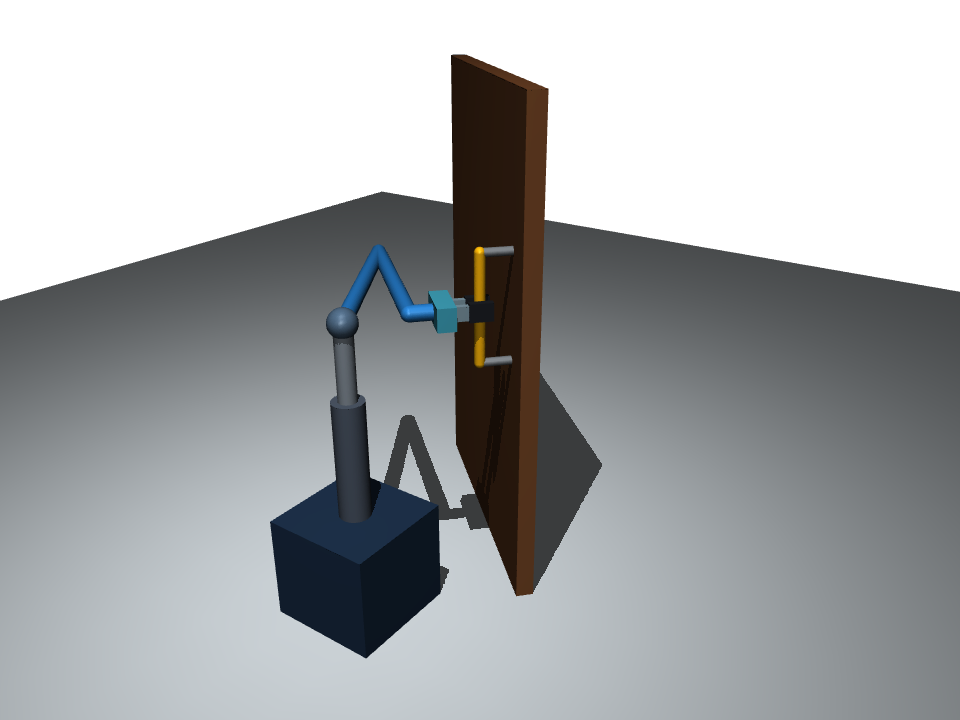
#> input picture CS5478_NeurIPS_Modular_20261118/figures/failures/report_joint_limit_scene.png, 960 x 720 px
$ python build_report_figures.py
#> lines starting #> are read from the running program, lines starting #| are printed output that depends on the picture
"""Build the four report figures from preserved measurements and camera frames."""
from pathlib import Path
import csv
import hashlib
import json
import xml.etree.ElementTree as ET

import matplotlib
matplotlib.use('Agg')
import matplotlib.pyplot as plt
from matplotlib.patches import FancyBboxPatch, FancyArrowPatch
import numpy as np

ROOT=Path(__file__).resolve().parents[2]
REPORT=Path(__file__).resolve().parents[1]
WORK=ROOT/'runs/final_report_consistency_20261122'
WORK.mkdir(parents=True,exist_ok=True)
INPUTS={}

def remember(path):
    INPUTS[str(path.relative_to(ROOT))]=hashlib.sha256(path.read_bytes()).hexdigest()
#> (reads results/workspace_limit_diagnosis.json from the repository)
    return path

def read(path):
    return json.loads(remember(path).read_text(encoding='utf-8'))

plt.rcParams.update({'font.family':'DejaVu Sans','font.size':10,'pdf.fonttype':42,
    'axes.spines.top':False,'axes.spines.right':False,'axes.titleweight':'bold',
    'axes.labelcolor':'#26394b','text.color':'#183044','xtick.color':'#26394b',
    'ytick.color':'#26394b','axes.edgecolor':'#657484'})
BLUE,TEAL,INK,GRAY,PALE='#326ba0','#21988d','#183044','#8795a3','#eaf2f7'

def save(fig,name,preview):
    fig.savefig(REPORT/name,bbox_inches='tight',metadata={'CreationDate':None})
    fig.savefig(WORK/(preview+'.png'),dpi=190,bbox_inches='tight')
    plt.close(fig)

def arrow(ax,a,b,color=GRAY,style='-|>',lw=1,**kw):
    ax.add_patch(FancyArrowPatch(a,b,arrowstyle=style,mutation_scale=10,
        linewidth=lw,color=color,**kw))

# Figure 1: recorded configuration and two measured continuation signals.
case=ROOT/'results/workspace_limit'
diagnosis=read(case/'workspace_limit_diagnosis.json')
with np.load(remember(case/'workspace_limit.npz'),allow_pickle=False) as data:
#> (reads results/workspace_limit.npz from the repository)
    qpos=data['qpos'].copy();times=data['time'].copy()
with remember(case/'workspace_limit.csv').open(encoding='utf-8',newline='') as stream:
#> (reads results/workspace_limit.csv from the repository)
    rows=list(csv.DictReader(stream))
assert len(rows)==len(times)
np.testing.assert_allclose(times,[float(r['time_s']) for r in rows])
opened=np.array([r['phase']=='open' for r in rows])
assert all(r['bilateral_contact']=='True' for r in rows if r['phase']=='open')
door=np.rad2deg(qpos[:,0])
margin=np.rad2deg(qpos[:,3])-diagnosis['joint_limits_deg'][1][0]
assert abs(door[-1]-diagnosis['actual_door_angle_deg'])<1e-7
assert abs(margin[-1]-1.4109706623038676)<1e-7
scene=REPORT/'figures/failures/report_joint_limit_scene.png'
if not scene.exists():
    raise FileNotFoundError('Run scripts/render_diagnostic_frame.py with MuJoCo first.')
fig=plt.figure(figsize=(6.5,2.75))
grid=fig.add_gridspec(2,2,width_ratios=[1.02,1.23],hspace=.42,wspace=.34)
image=fig.add_subplot(grid[:,0]);top=fig.add_subplot(grid[0,1]);bottom=fig.add_subplot(grid[1,1],sharex=top)
image.imshow(plt.imread(scene),interpolation='none');image.axis('off')
image.set_title('(a) Fixed-base diagnostic',loc='left',fontsize=10,pad=7)
image.text(.5,-.045,'Bilateral contact maintained',transform=image.transAxes,
    ha='center',fontsize=9,color=TEAL)
top.plot(times[opened],door[opened],color=BLUE,lw=2)
top.axhline(90,color=GRAY,lw=.9,ls='--')
top.text(9.62,90,'Target',ha='right',va='bottom',fontsize=8,color='#5c6d7d')
top.annotate(r'$42.51^\circ$',(times[-1],door[-1]),xytext=(-5,8),
    textcoords='offset points',ha='right',fontsize=9,color=BLUE)
top.set(ylim=(-3,103),yticks=[0,45,90],ylabel='Door angle (deg)')
top.set_title('(b) Opening progress',loc='left',fontsize=10,pad=7)
bottom.plot(times[opened],margin[opened],color=TEAL,lw=2)
bottom.axhline(0,color=GRAY,lw=.9,ls='--')
bottom.annotate(r'$1.41^\circ$',(times[-1],margin[-1]),xytext=(7,12),
    textcoords='offset points',ha='left',fontsize=9,color=TEAL)
bottom.set(xlim=(3.35,9.75),ylim=(-4,82),yticks=[0,40,80],
    xlabel='Simulated time (s)',ylabel='Margin (deg)')
bottom.set_title('(c) Remaining elbow travel',loc='left',fontsize=10,pad=7)
for ax in [top,bottom]:
    ax.axvline(times[-1],color='#b1bdc8',lw=.8,ls=':')
    ax.tick_params(labelsize=9,length=2)
    ax.yaxis.label.set_size(9);ax.xaxis.label.set_size(9)
plt.setp(top.get_xticklabels(),visible=False)
fig.subplots_adjust(left=.015,right=.985,top=.88,bottom=.17)
save(fig,'figures/failures/report_joint_limit.pdf','figure1_joint_limit')
#> in save, `fig.savefig(REPORT/name,bbox_inches='tight',metadata={'CreationDate':N..`:
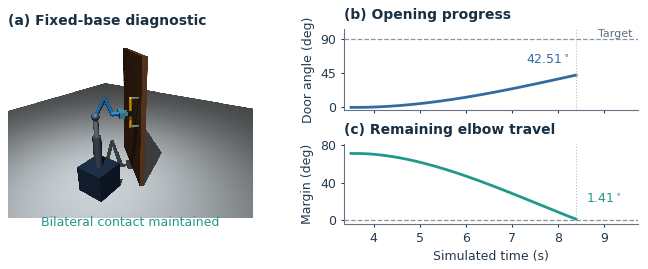
#> figure drawn by matplotlib, 3 panels; panel 3: curve peaks at x = 3.51, y = 71.48

# Figure 2: shared encoding, sequential decisions, and staged target construction.
fig,ax=plt.subplots(figsize=(6.5,3.05))
ax.set_xlim(0,6.5);ax.set_ylim(0,3.12);ax.axis('off')
ax.add_patch(FancyBboxPatch((.05,2.46),4.74,.56,
    boxstyle='round,pad=.02,rounding_size=.045',ec=BLUE,fc=PALE,lw=1))
ax.text(2.42,2.82,'Shared H-JEPA visual encoder',ha='center',va='center',
    fontsize=10,fontweight='bold')
ax.text(2.42,2.60,'Frozen core + rank-8 LoRA',ha='center',va='center',fontsize=9)
ax.text(5.68,2.84,'Current RGB',ha='center',fontsize=9,color=BLUE)
arrow(ax,(5.08,2.73),(4.84,2.73),color=BLUE)
ax.text(5.68,2.51,'At each stage',ha='center',va='center',fontsize=8.5,color='#5c6d7d')
labels=[('I: inspection','Inspect / direct',.05),('P: positioning','Station / refusal',1.7),
        ('G: grasping','Two grasp angles',3.35),('Controller','Prepare + open',5.0)]
for title,detail,x in labels:
    color=BLUE if title=='Controller' else TEAL
    ax.add_patch(FancyBboxPatch((x,1.66),1.43,.56,
        boxstyle='round,pad=.02,rounding_size=.04',ec=color,fc=PALE if color==BLUE else '#eaf5f2',lw=1))
    ax.text(x+.715,2.04,title,ha='center',va='center',fontsize=9.5,fontweight='bold')
    ax.text(x+.715,1.81,detail,ha='center',va='center',fontsize=9)
for _,_,x in labels[:3]:arrow(ax,(x+.715,2.43),(x+.715,2.25),color=BLUE)
for (_,_,x),(_,_,nxt) in zip(labels,labels[1:]):arrow(ax,(x+1.46,1.94),(nxt-.035,1.94))
ax.text(3.25,1.40,'Inspect if selected; navigate and reobserve before G',ha='center',fontsize=9,color='#5c6d7d')
ax.text(.05,1.14,'SUPERVISION',fontsize=9,fontweight='bold',color=TEAL)
for j,(title,detail) in enumerate([('G targets','Executed outcomes'),('P targets','Current G choice'),('I targets','Frozen P/G + cost')]):
    x=.05+2.20*j
    ax.add_patch(FancyBboxPatch((x,.48),1.92,.52,
        boxstyle='round,pad=.02,rounding_size=.04',ec=TEAL,fc='white',lw=1,ls='--'))
    ax.text(x+.96,.84,title,ha='center',va='center',fontsize=9.5,fontweight='bold',color=TEAL)
    ax.text(x+.96,.62,detail,ha='center',va='center',fontsize=9)
for x in [.05,2.25]:arrow(ax,(x+1.95,.74),(x+2.15,.74),color=TEAL)
ax.text(3.25,.12,'Stage 1: train LoRA + P/G    |    Stage 2: freeze encoder/P/G; train I',
    ha='center',fontsize=8.8,color=INK)
fig.subplots_adjust(left=.01,right=.99,top=.99,bottom=.01)
save(fig,'figures/methods/report_system.pdf','figure2_system')
#> call 2 of save, with name = 'figures/methods/report_system.pdf', preview = 'figure2_system'
#> in save (call 2), `fig.savefig(REPORT/name,bbox_inches='tight',metadata={'CreationDate':N..`:
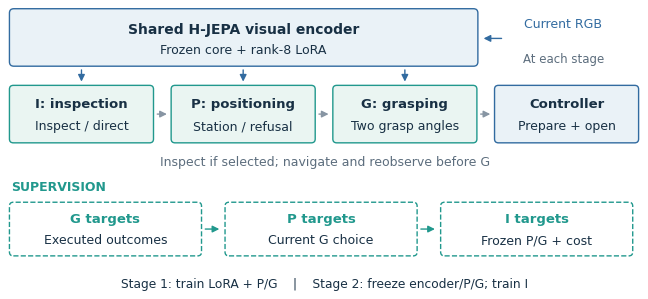
#> figure drawn by matplotlib, 1 panel

# Figure 3: first front-blocked scene in the selected policy's latest test cohort.
latest=ROOT/'runs/mobile_partial_workspace_seed42_20261109/runs/p10t_seed42_20261111'
#> (the run stopped early here; a loop or call above may not have finished)
